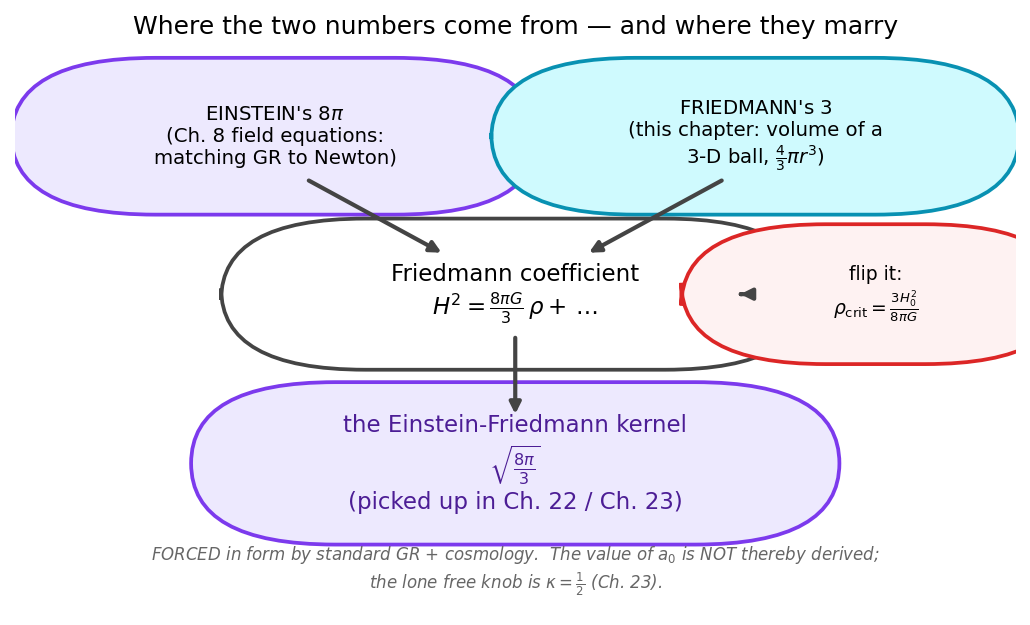

Generate this figure with Python:
import numpy as np, matplotlib
matplotlib.use("Agg")
import matplotlib.pyplot as plt
plt.rcParams.update({"figure.dpi":150,"savefig.dpi":150,"font.size":11,
    "axes.grid":True,"grid.alpha":0.25,"axes.spines.top":False,"axes.spines.right":False,
    "axes.titlesize":12,"figure.facecolor":"white","axes.facecolor":"white"})
C_FW="#7c3aed"; C_NEWTON="#64748b"; C_MOND="#0891b2"; C_DATA="#dc2626"  # framework / Newton / MOND / data-or-obs

# Schematic 'genealogy' diagram: where the 8pi and the 3 come from, and how
# they marry into the sqrt(8pi/3) kernel the chapter promises to pick up later.
fig, ax = plt.subplots(figsize=(7,4.3))
ax.set_axis_off()
ax.set_xlim(0,10); ax.set_ylim(0,10)
ax.grid(False)

def box(x,y,w,h,text,fc,ec,fs=10,tc="k"):
    from matplotlib.patches import FancyBboxPatch
    p=FancyBboxPatch((x-w/2,y-h/2),w,h,boxstyle="round,pad=0.08,rounding_size=0.18",
                     fc=fc,ec=ec,lw=1.8,mutation_scale=8)
    ax.add_patch(p)
    ax.text(x,y,text,ha="center",va="center",fontsize=fs,color=tc,zorder=5)

def arrow(x1,y1,x2,y2,col="#444444"):
    ax.annotate("",xy=(x2,y2),xytext=(x1,y1),
                arrowprops=dict(arrowstyle="-|>",color=col,lw=2.0))

# Two parents
box(2.6,8.4,4.0,1.5,"EINSTEIN's $8\\pi$\n(Ch. 8 field equations:\nmatching GR to Newton)",
    "#ede9fe",C_FW,fs=9.5)
box(7.4,8.4,4.0,1.5,"FRIEDMANN's $3$\n(this chapter: volume of a\n3-D ball, $\\frac{4}{3}\\pi r^3$)",
    "#cffafe",C_MOND,fs=9.5)

# Middle: the Friedmann coefficient
box(5.0,5.6,4.6,1.4,"Friedmann coefficient\n$H^2=\\frac{8\\pi G}{3}\\,\\rho+\\dots$",
    "white","#444444",fs=11)

arrow(2.9,7.65,4.3,6.3)
arrow(7.1,7.65,5.7,6.3)

# Note the flip -> critical density
box(8.6,5.6,2.6,1.2,"flip it:\n$\\rho_{\\rm crit}=\\frac{3H_0^2}{8\\pi G}$",
    "#fef2f2",C_DATA,fs=9)
arrow(7.3,5.6,7.3,5.6)  # tiny; replaced below
ax.annotate("",xy=(7.3,5.6),xytext=(7.3,5.6))
ax.annotate("",xy=(7.3,5.6),xytext=(7.3,5.6))
ax.annotate("",xy=(7.35,5.6),xytext=(7.3,5.6))
ax.annotate("",xy=(7.4,5.6),xytext=(7.3,5.6))
# clean connector for the flip
ax.annotate("",xy=(7.3,5.6),xytext=(7.3,5.6))
arrow(7.3,5.6,7.3,5.6)
ax.plot([7.3,7.3],[5.6,5.6])
ax.annotate("",xy=(7.3,5.6),xytext=(7.3,5.6))
# (use a single visible connector)
arrow(7.3,5.6,7.25,5.6)

# Bottom: the kernel the book promises
box(5.0,2.6,5.2,1.6,"the Einstein-Friedmann kernel\n$\\sqrt{\\frac{8\\pi}{3}}$\n(picked up in Ch. 22 / Ch. 23)",
    "#ede9fe",C_FW,fs=11,tc="#4c1d95")
arrow(5.0,4.9,5.0,3.4)

# honesty footnote
ax.text(5.0,0.7,"FORCED in form by standard GR + cosmology.  The value of $a_0$ is NOT thereby derived;\n"
                "the lone free knob is $\\kappa=\\frac{1}{2}$ (Ch. 23).",
        ha="center",va="center",fontsize=8,color="#666666",style="italic")

ax.set_title("Where the two numbers come from — and where they marry",fontsize=12)
fig.tight_layout(); fig.savefig("ch09_einstein_friedmann_kernel.png", bbox_inches="tight"); print("ok")
